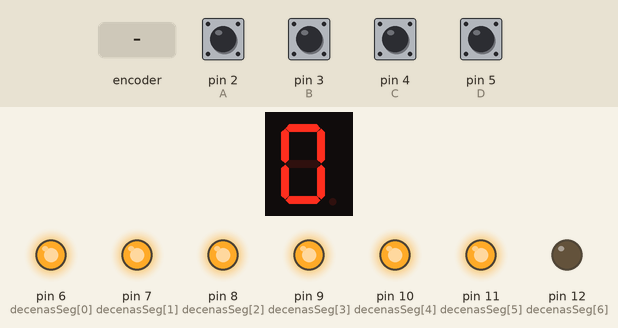
A sketch run on a simulated Arduino Uno, built with avr-gcc and run on an emulated ATmega328P. Parts: 1-digit seven-segment display, output pins drawn as LEDs (lit = HIGH). Wiring (inferred from the names in the program): 1-digit 7-segment display, segments lit when HIGH: segments A0, A1, A2, A3, A4, A5, pin 13. The inputs (shaded band) are chosen by the test bench; at power-on: pin 2 (A), pin 3 (B), pin 4 (C), pin 5 (D) HIGH. The segment pins are drawn as the display they are named for; pins used as bus, display or sensor lines are not drawn.

Above: at 1.2 s.
1.3 s: rotary encoder on pin 2 (A) / pin 3 (B) turned 3 steps (first pin leading)
3.4 s: pin 4 (C) pulled LOW for 0.15 s
At 3.47 s:
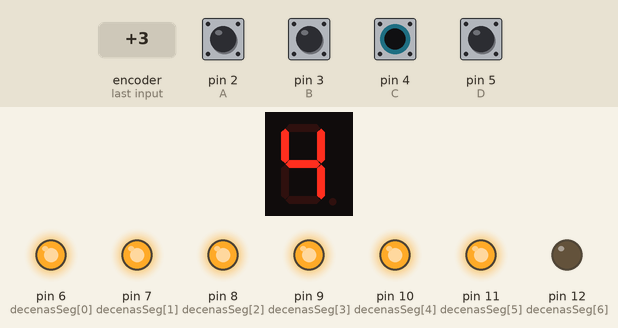
5.0 s: pin 5 (D) pulled LOW for 0.15 s
At 5.07 s:
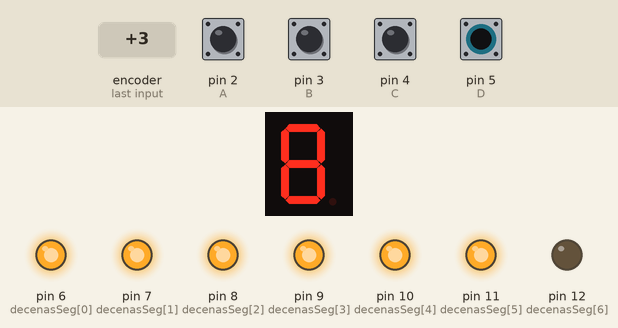
6.6 s: rotary encoder on pin 2 (A) / pin 3 (B) turned 2 steps (second pin leading)
8.5 s: pin 4 (C) pulled LOW for 3.2 s
At 8.8 s:
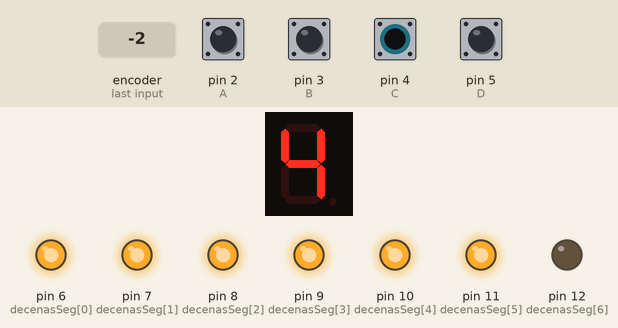
13.2 s: pin 5 (D) pulled LOW for 3.2 s
At 13.6 s:
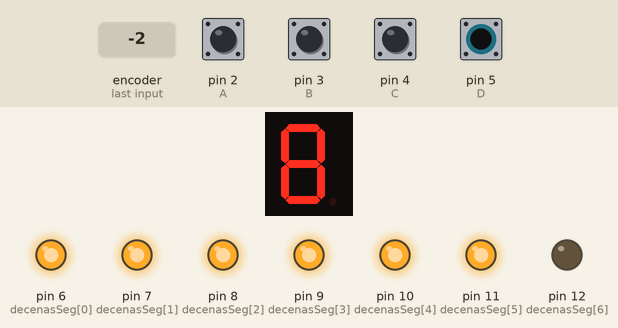
Timing chart, 0 to 16.2 s (numbered marks = the images above; inputs shaded):
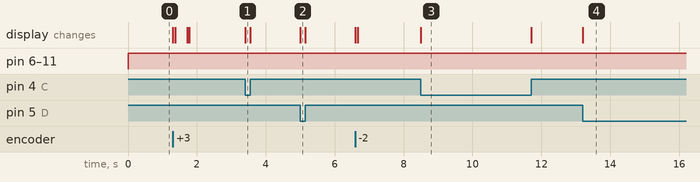

Measured:
- after the input at 3.4 s, the display: changes at once (image 1)
- after the input at 5.0 s, the display: changes at once (image 2)
- after the input at 8.5 s, the display: changes at once (image 3)
- after the input at 13.2 s, the display: changes at once (image 4)

The sketch:

Arduino_puntoUno.ino
```cpp
// Entradas DIP (binario)
int A = 2;
int B = 3;
int C = 4;
int D = 5;

// Display de decenas
int decenasSeg[] = {6,7,8,9,10,11,12};

// Display de unidades
int unidadesSeg[] = {A0,A1,A2,A3,A4,A5,13};

// Tabla números 0-9 (cátodo común)
byte numeros[10][7] = {
  {1,1,1,1,1,1,0}, // 0
  {0,1,1,0,0,0,0}, // 1
  {1,1,0,1,1,0,1}, // 2
  {1,1,1,1,0,0,1}, // 3
  {0,1,1,0,0,1,1}, // 4
  {1,0,1,1,0,1,1}, // 5
  {1,0,1,1,1,1,1}, // 6
  {1,1,1,0,0,0,0}, // 7
  {1,1,1,1,1,1,1}, // 8
  {1,1,1,1,0,1,1}  // 9
};

void setup() {
  // Entradas con pull-up interno
  pinMode(A, INPUT_PULLUP);
  pinMode(B, INPUT_PULLUP);
  pinMode(C, INPUT_PULLUP);
  pinMode(D, INPUT_PULLUP);

  // Salidas displays
  for(int i=0;i<7;i++){
    pinMode(decenasSeg[i], OUTPUT);
    pinMode(unidadesSeg[i], OUTPUT);
  }
}

void loop() {

  // Leer DIP (invertido por pull-up)
  int a = !digitalRead(A);
  int b = !digitalRead(B);
  int c = !digitalRead(C);
  int d = !digitalRead(D);

  // Convertir binario a decimal
  int decimal = d*8 + c*4 + b*2 + a;

  // Separar decenas y unidades
  int decenas = decimal / 10;
  int unidades = decimal % 10;

  // Mostrar en displays
  mostrar(decenasSeg, decenas);
  mostrar(unidadesSeg, unidades);
}

// Función para mostrar número
void mostrar(int display[], int num){
  for(int i=0;i<7;i++){
    digitalWrite(display[i], numeros[num][i]);
  }
}
```
